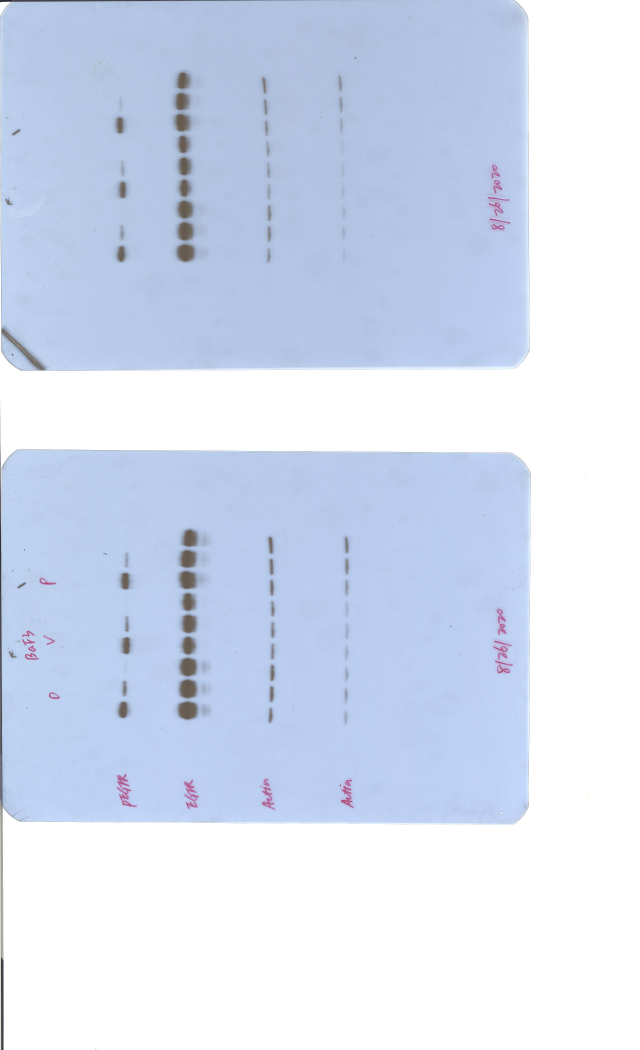
#> input picture example_image/08262020_1.jpeg, 2559 x 4200 px (shown at 1/4 size)
$ python test_code.py
#> lines starting #> are read from the running program, lines starting #| are printed output that depends on the picture; after the words box and inside, x2 and y2 are one past the last pixel; in counts of white or black regions, pixels touching at a corner belong together
import matplotlib.pyplot as plt
import matplotlib
import numpy as np
import matplotlib.image as mpimg
from skimage import data, io
from skimage.color import rgb2gray
import cv2
from skimage import img_as_ubyte

#reads the image
skimage_image = rgb2gray(io.imread("example_image/08262020_1.jpeg"))
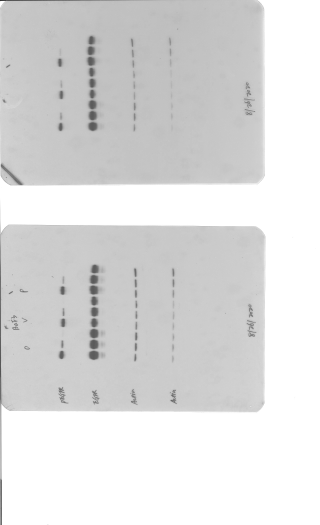
#> skimage_image: shape (4200, 2559) float64 (shown at 1/8 size); min 0.00311, max 1, mean 0.87


# image[a,b] a is the #rows (yaxis) b is the #columns (xaxis)
#this loops through all the rows from top to bottom


#threshold is the background color number
threshold = (skimage_image[int(0.2 * len(skimage_image)), int(0.25 * len (skimage_image[0]))])
#> threshold = 0.771
for i in range(len(skimage_image)):
    #this loops through all the values in each row (image[i]) fron left to right
    for j in range(len(skimage_image[i])):
        #if it is lighter than or equal to the threshold - a little buffer
        #not sure if this step is necessary
        if skimage_image[i,j] >= threshold - 0.2:
            #subtract threshold from number
            skimage_image[i, j] = skimage_image[i, j] + (1 - threshold);
            if (skimage_image[i, j] > 1):
                skimage_image[i,j] = 1
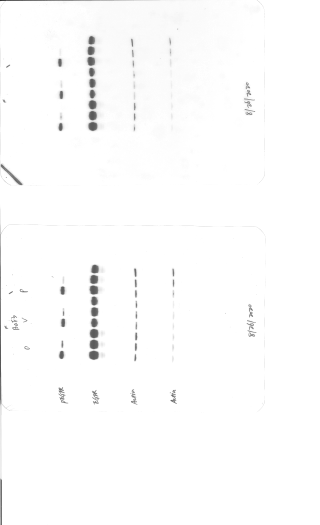
#> skimage_image: shape (4200, 2559) float64 (shown at 1/8 size); min 0.00311, max 1, mean 0.99
#FOR GRAYSCALE 1 IS PURE WHITE, 0 IS PURE BLACK


# print(len(skimage_image))
# print (int(0.2 * len(skimage_image)))
# print(len(skimage_image[0]))
# print(int(0.25 * len(skimage_image[0])))
# # io.imshow(image)
# # io.show()


cv_image = img_as_ubyte(skimage_image)
cv_image = cv2.resize(cv_image, (960, 540))
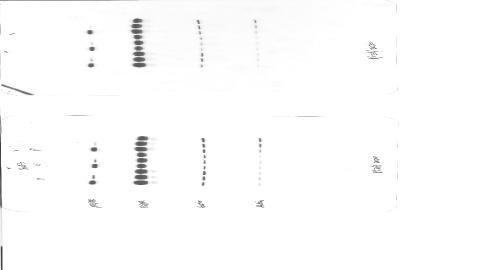
#> cv_image: shape (540, 960) (shown at 1/2 size); min 20, max 255, mean 252.5
#first number is the threshold number
#second number is the end number to assign the numbers that pass it
ret, thresh = cv2.threshold(cv_image, 235, 255, cv2.THRESH_BINARY)
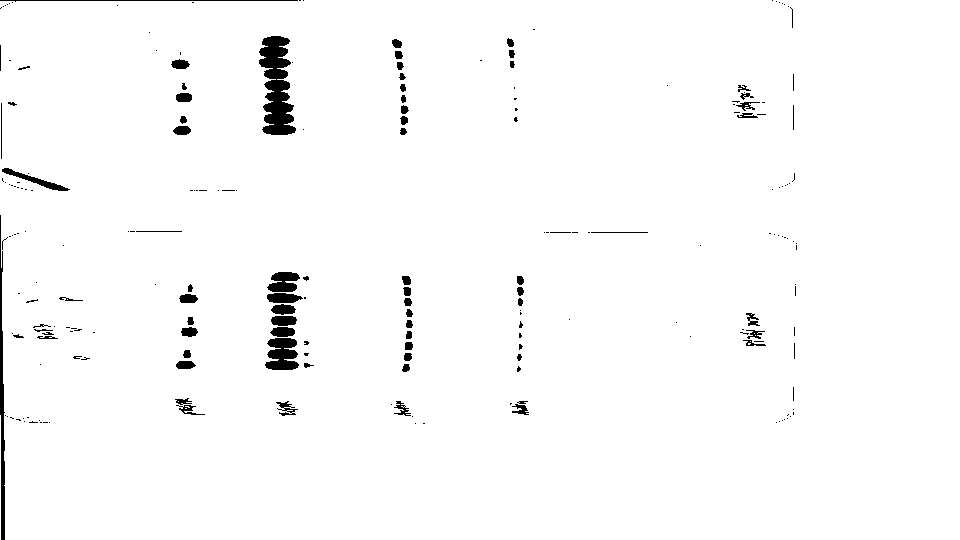
#> thresh: shape (540, 960); 98% white; 220 black regions (144 under 20 px)

#contours is a list of all the contours
#each contour is Numpy array of x and y coordinates of points on the outline
contours, hierarchy = cv2.findContours(thresh, cv2.RETR_TREE, cv2.CHAIN_APPROX_SIMPLE)
#> contours = 252 contours, 161 with area under 20; largest, box (x1, y1, x2, y2) and area: (0, 0, 960, 540) 515484, (258, 35, 297, 136) 2502, (264, 337, 300, 371) 896, (266, 271, 301, 293) 534, (1, 167, 71, 192) 424

#for every contour
for i in range(len(contours)):
    mask = np.full_like(cv_image, 255)  # Create mask where white is what we want, black otherwise

    #Its first argument is source image, second argument is the contours which should be passed as a Python list, third argument is index of contours
    # (useful when drawing individual contour. To draw all contours, pass -1) and remaining arguments are color, thickness etc.
    cv2.fillPoly(mask, pts =[contours[i]], color=(0,0,0))
    out = np.full_like(cv_image, 255)  # Extract out the object and place into output image


    #TODO ask ms oneal what this means
    out[mask == 0] = cv_image[mask == 0]


    # Now crop
    (y, x) = np.where(mask == 0)
    (topy, topx) = (np.min(y), np.min(x))
    (bottomy, bottomx) = (np.max(y), np.max(x))
    out = out[topy:bottomy + 1, topx:bottomx + 1]
    sumblack = 0
    times = 0
    for k in range(len(out)):
        for j in range(len(out[k])):
            sumblack = sumblack + out[k, j]
            times = times + 1

    print(str(sumblack/times))
#> this loop made 252 passes
#> (topy, topx, bottomy, bottomx) on passes 1, 2, 7: (415, 0, 539, 0), (0, 0, 539, 959), (421, 42, 423, 48)
#> (printed output is left out)
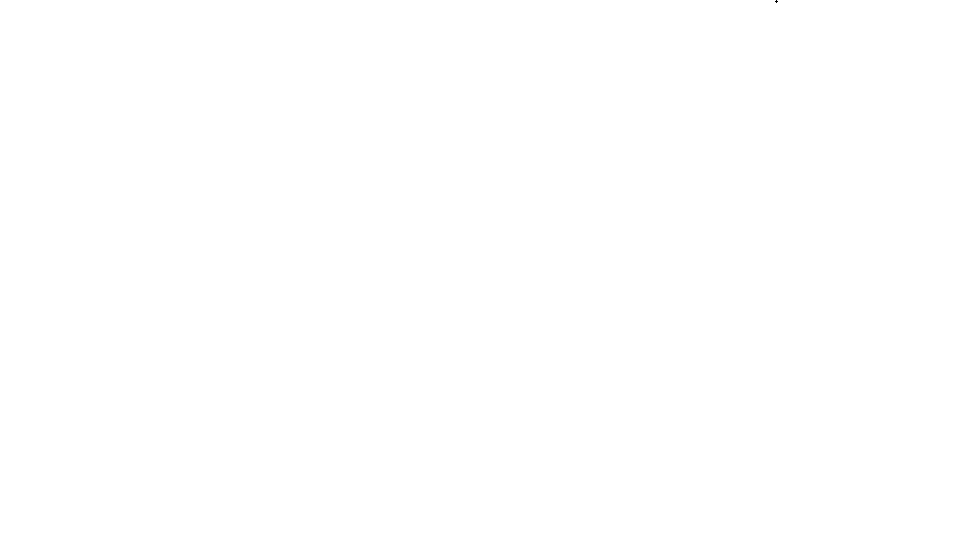
#> mask: shape (540, 960); 100% white; black in thin lines or dots, all inside (x1, y1, x2, y2) = (775, 0, 778, 3)

    # # Show the output image
    # cv2.imshow('Output', out)
    # cv2.waitKey(0)
    # cv2.destroyAllWindows()


cv2.drawContours(cv_image, contours, -1, (0,245,0), 3)
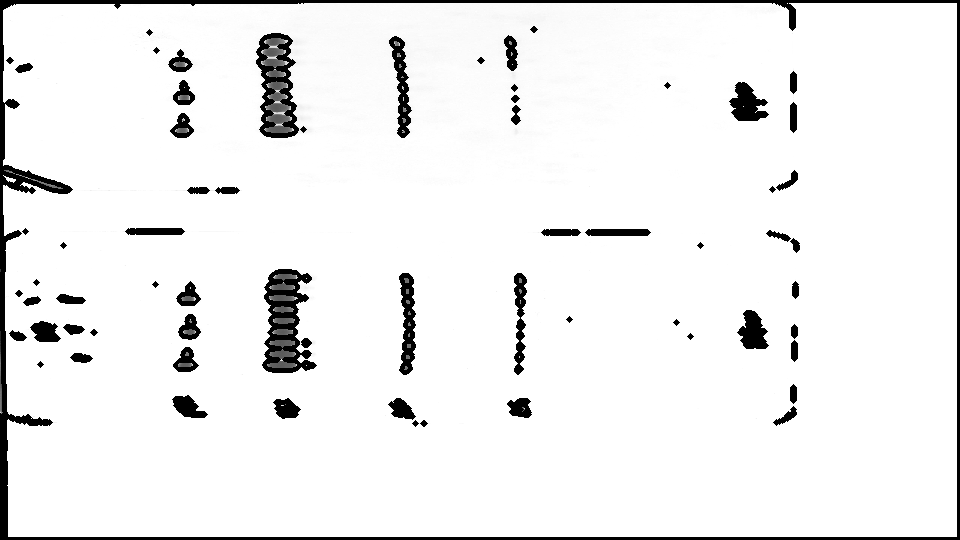
#> cv_image: shape (540, 960); 5.66% of pixels changed, all inside (x1, y1, x2, y2) = (0, 0, 960, 540)
print("fin")
cv2.imshow('img', cv_image)

cv2.waitKey(0)
cv2.destroyAllWindows()

#TODO
#shape recognition and outlining.
#applying a value

#OUTLINING
#https://stackoverflow.com/questions/61166260/python-opencv-outline-black-pixels-in-a-blank-white-canvas

#CONTOURS DOCS
#https://docs.opencv.org/3.4/d4/d73/tutorial_py_contours_begin.html

#HOW TO DRAW TEXT OVER IMAGE
#https: // www.geeksforgeeks.org / python - opencv - cv2 - puttext - method /

$ run again, with example_image/01242020_1.jpeg copied over example_image/08262020_1.jpeg
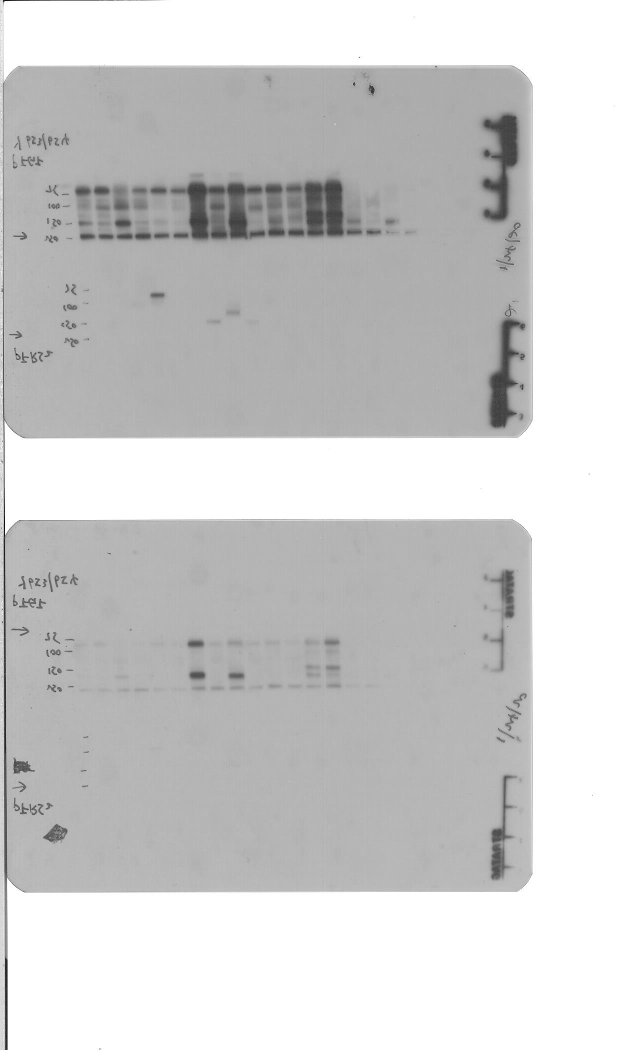
#> input picture example_image/01242020_1.jpeg, 1279 x 2100 px (shown at 1/2 size)
#> threshold = 0.655
#> `ret, thresh = cv2.threshold(cv_image, 235, 255, cv2.THRESH_BINARY)`:
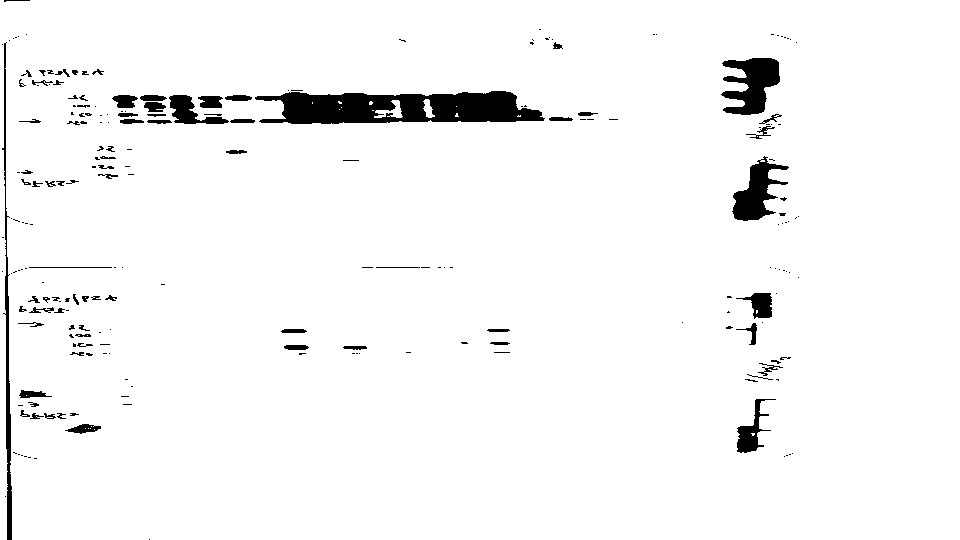
#> thresh: shape (540, 960); 96.4% white; 221 black regions (142 under 20 px)
#> contours = 288 contours, 181 with area under 20; largest, box (x1, y1, x2, y2) and area: (0, 0, 960, 540) 514908, (254, 90, 546, 125) 7561, (720, 57, 781, 116) 2222, (731, 155, 790, 222) 1816, (168, 94, 230, 125) 856
#> the loop `for i in range(len(contours)):` made 288 passes
#> (topy, topx, bottomy, bottomx) on passes 1, 14, 20: (0, 0, 539, 959), (423, 64, 434, 101), (412, 69, 416, 79)
#> (printed output is left out)
#> `cv2.drawContours(cv_image, contours, -1, (0,245,0), 3)`:
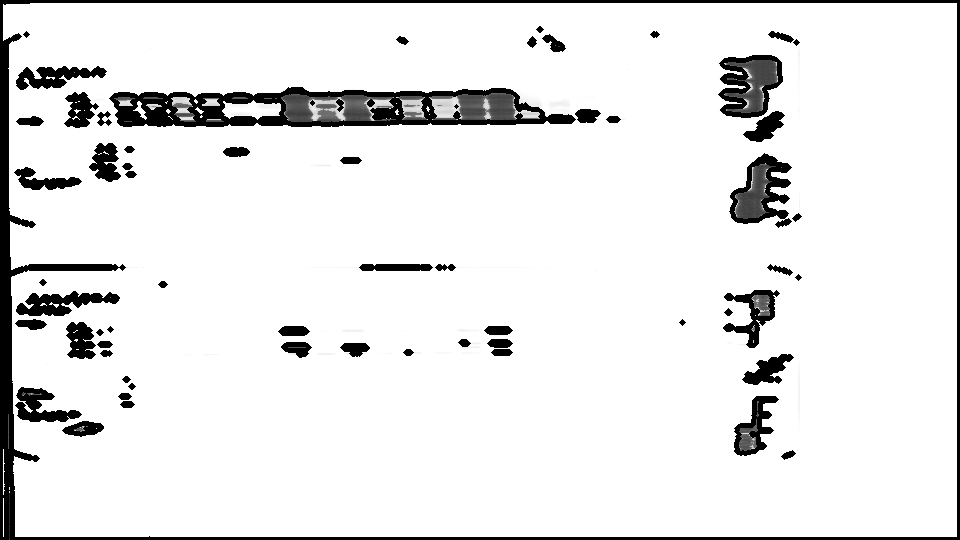
#> cv_image: shape (540, 960); min 0, max 255, mean 232.5

$ run again, with example_image/02132020_1.jpeg copied over example_image/08262020_1.jpeg
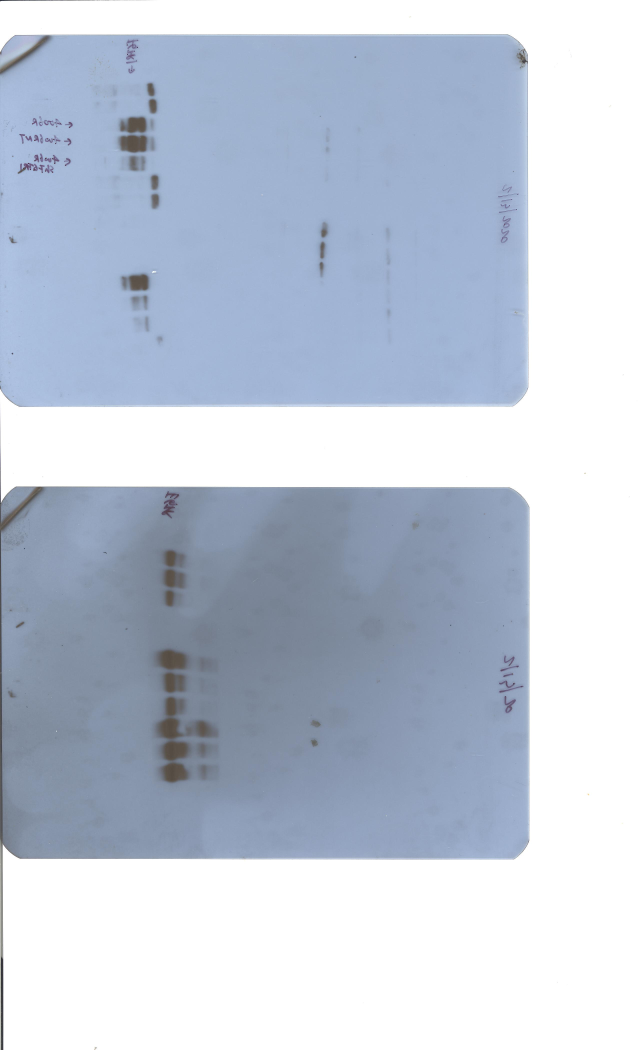
#> input picture example_image/02132020_1.jpeg, 2559 x 4200 px (shown at 1/4 size)
#> threshold = 0.703
#> `ret, thresh = cv2.threshold(cv_image, 235, 255, cv2.THRESH_BINARY)`:
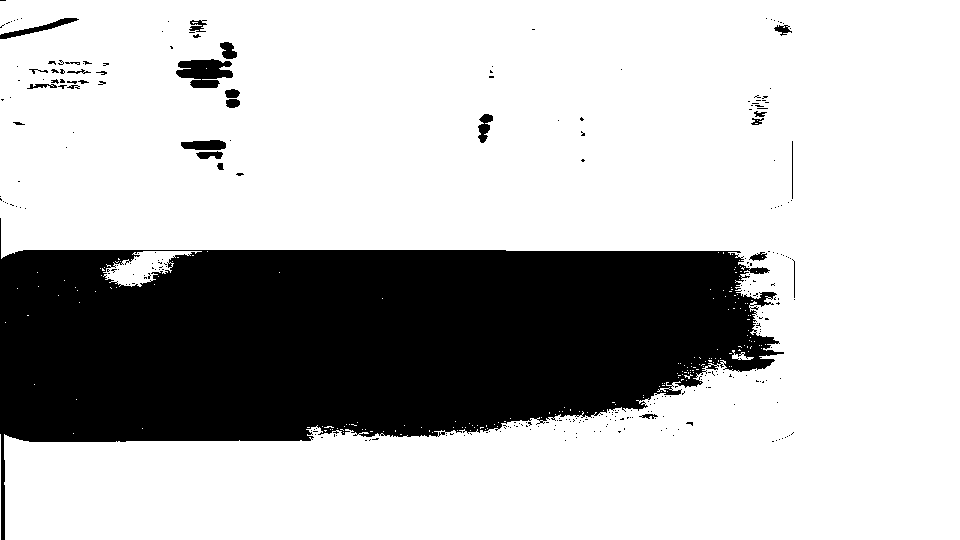
#> thresh: shape (540, 960); 74% white; 295 black regions (267 under 20 px)
#> contours = 627 contours, 582 with area under 20; largest, box (x1, y1, x2, y2) and area: (0, 0, 960, 540) 382928, (103, 251, 202, 287) 1505, (175, 58, 234, 89) 1238, (180, 139, 227, 151) 422, (477, 113, 494, 144) 288
#> the loop `for i in range(len(contours)):` made 627 passes
#> (y, x, topy, topx, bottomy, bottomx, out) on passes 1, 3, 4: ([434, 434], [400, 401], 434, 400, 434, 401, [[237, 236]]), ([433], [73], 433, 73, 433, 73, [248]), ([432], [432], 432, 432, 432, 432, [236])
#> (printed output is left out)
#> `cv2.drawContours(cv_image, contours, -1, (0,245,0), 3)`:
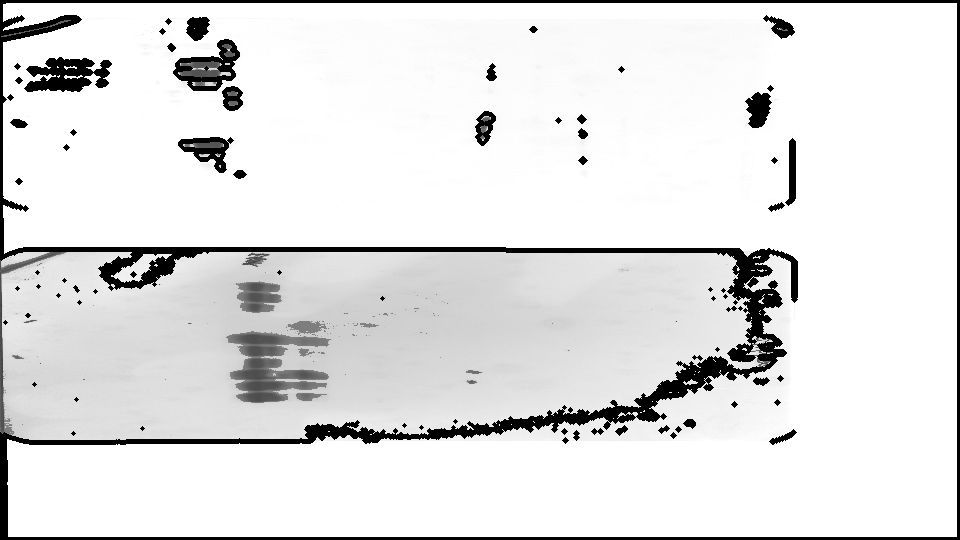
#> cv_image: shape (540, 960); min 0, max 255, mean 226.7
